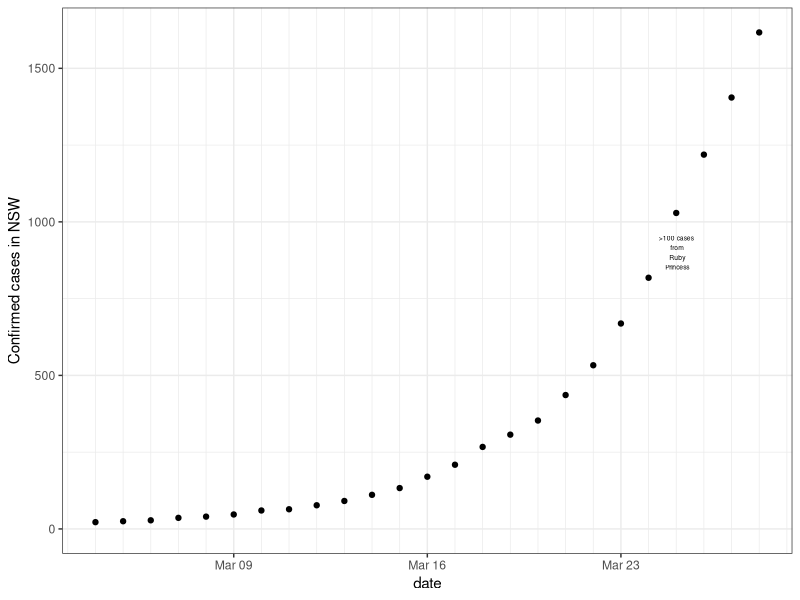
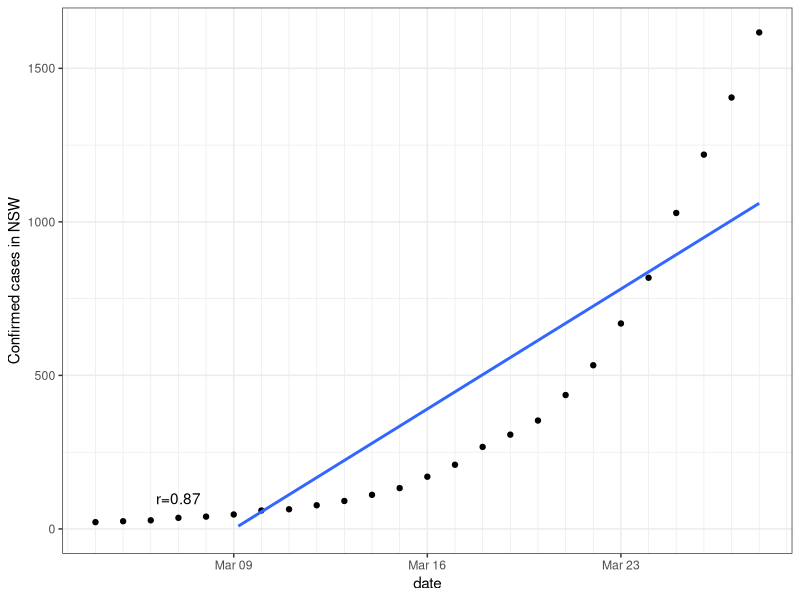
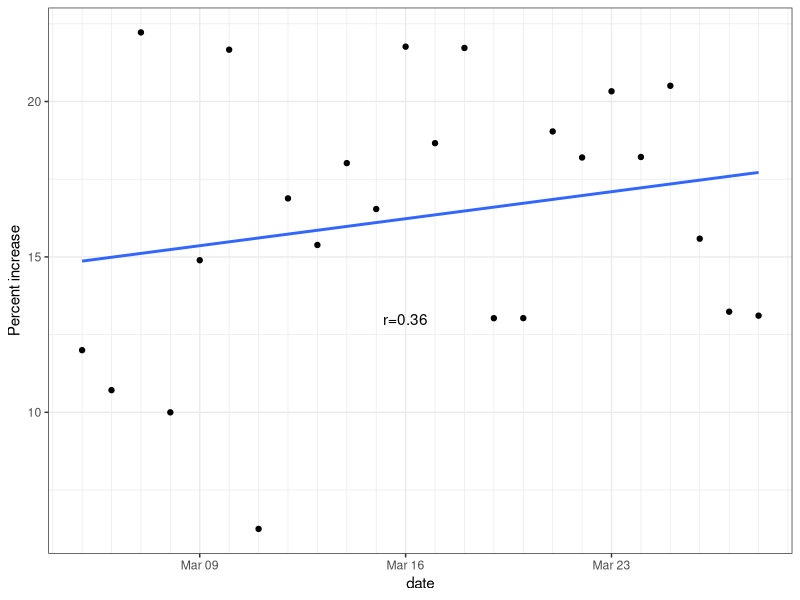
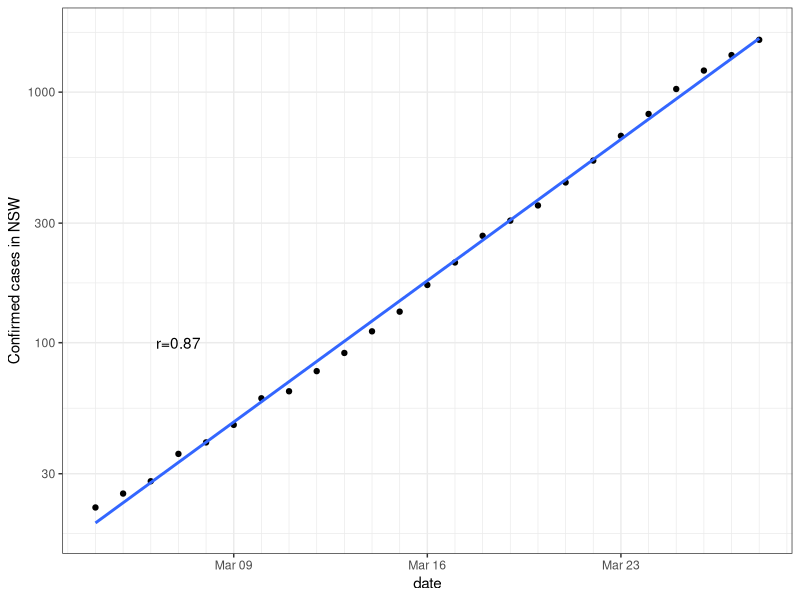
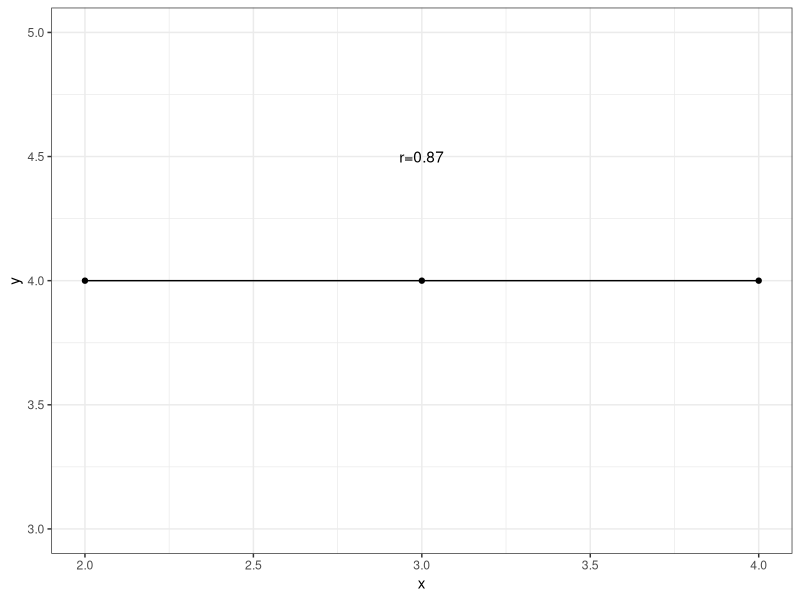

Generate these figures, in order, with R: (Note: this script raises an error after producing the figures.)
## ---- chunk 1
knitr::opts_chunk$set(echo = TRUE)
## ---- chunk 2
NSW<-data.frame( cases= c(22,25,28,36,40,47,60,64,77,91,111,133,170,209,267,307,353,436,533,669,818,1029,1219,1405,1617) ) #19 March
#NSW$increase = c(0, 6, 8, 4, 7, 13, 4, 12, 14, 20, 14, 22, 37))  
NSW$date <- seq(as.Date("2020/3/4"), by = "day", length.out = length(NSW$cases))
require(ggplot2)
NSWcor<-cor.test(as.numeric(NSW$date),NSW$cases) 
g<-ggplot( data = NSW, aes( date, cases )) + geom_point() + theme_bw() + ylab("Confirmed cases in NSW") + scale_x_date(date_minor_breaks=("1 days")) + ylim(0,NA) +   annotate("text",x=as.Date("2020/3/25"),y=900, label=">100 cases\n from\n Ruby\n Princess",size=1.7)

show(g)
## ---- chunk 3

g<-ggplot( data = NSW, aes( date, cases )) + geom_point() + theme_bw() + ylab("Confirmed cases in NSW") + scale_x_date(date_minor_breaks=("1 days")) +
  geom_smooth(method='lm', fill=NA) +  ylim(0,NA) +
  annotate("text",x=as.Date("2020/3/7"),y=100, label=paste0("r=",round(NSWcor$estimate,2)), parse=FALSE) 
show(g)
## ---- chunk 4

#Calculate proportional increase
increase<-diff(NSW$cases)
increase<-c(0,increase) #pad with 0 for first item
NSW$increase <- increase
excludeFirst <- tail(NSW,-1)
NSWcori<-cor.test(as.numeric(NSW$date),NSW$increase/NSW$cases) 
h<-ggplot( data = excludeFirst, aes( date, 100*increase/cases )) + geom_point() + theme_bw() + ylab("Percent increase") + scale_x_date(date_minor_breaks=("1 days")) +
  geom_smooth(method='lm', fill=NA) + 
  annotate("text",x=as.Date("2020/3/16"),y=13, label=paste0("r=",round(NSWcori$estimate,2)), parse=FALSE)
show(h)
## ---- chunk 5

show(g + scale_y_log10())

## ---- chunk 6

flatLine<- data.frame( x=c(2,3,4), y=c(4,4,4.00000001) )
flatCor<-cor.test(flatLine$x,flatLine$y) 

ggplot(flatLine,aes(x,y))+
  geom_point() +geom_line() +theme_bw() + ylim(3,5) +
    annotate("text",x=3,y=4.5, label=paste0("r=",round(flatCor$estimate,2)), parse=FALSE)
## ---- chunk 7
knitr::include_graphics("imagesForRmd/masksNoMasksExplainsIt.png")
## ---- chunk 8
knitr::include_graphics("imagesForRmd/maskNoMasksReactions.png")
